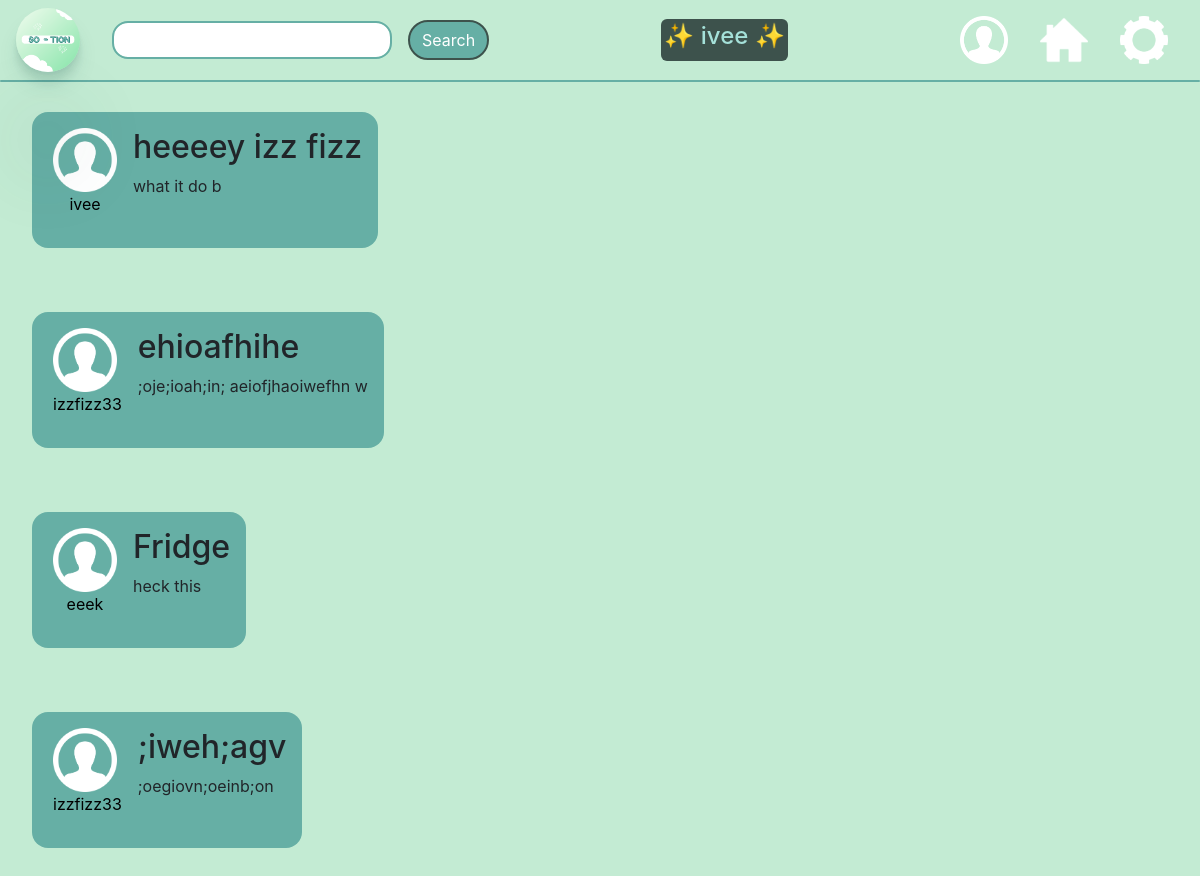
/homefeed (signed in), run on an earlier commit of the app's database.
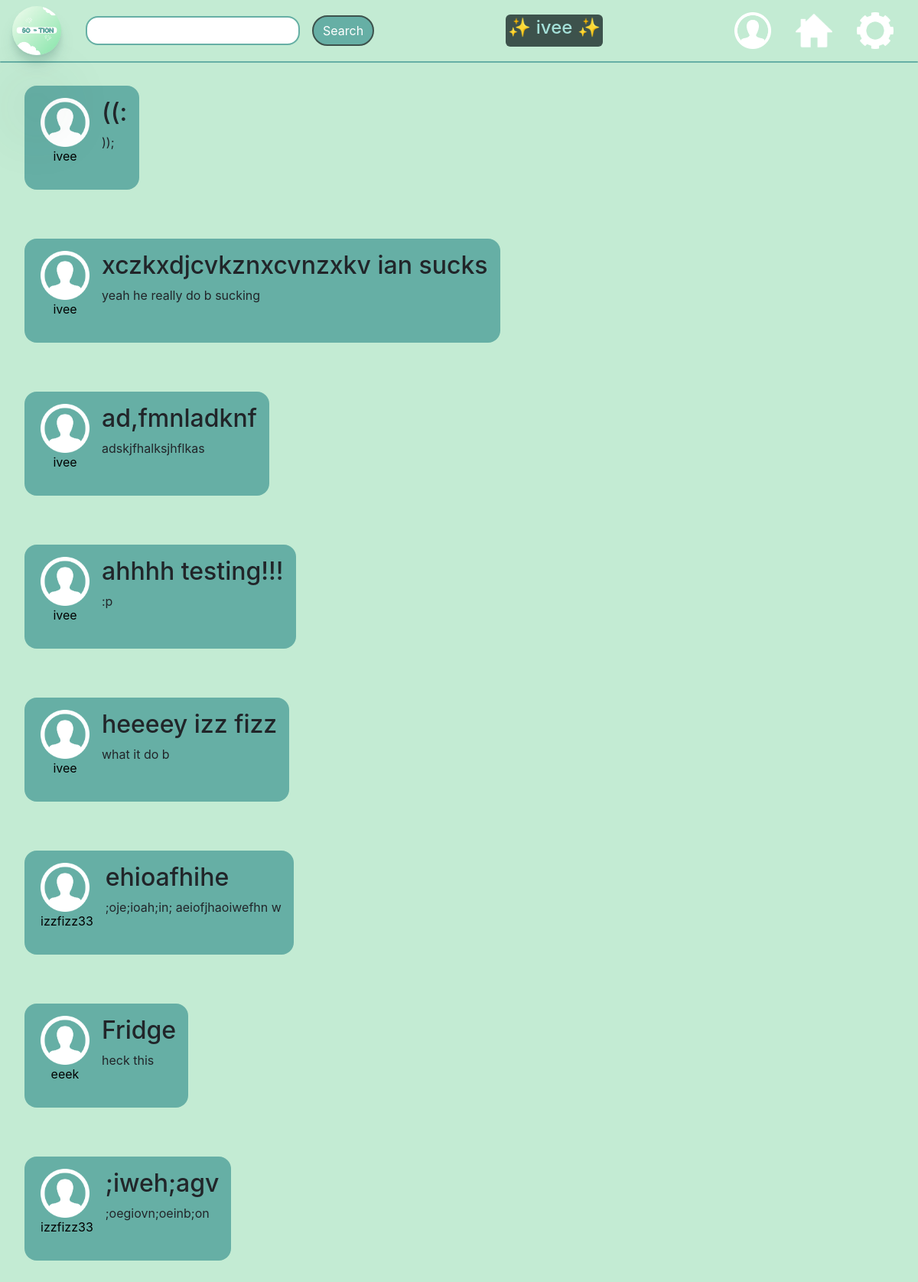
And on a later commit of the database.
### app.py (models this page shows, shortened)
class User(UserMixin, db.Model):
    id = db.Column(db.Integer, primary_key=True)
    email = db.Column(db.String(75), unique=True)
    username = db.Column(db.String(30), unique=True)
    password_hash = db.Column(db.String())
    is_authenticated = db.Column(db.Boolean, default=False)
    pfp_placement = db.Column(db.String(), default="center")
    bio_placement = db.Column(db.String(), default="center")
    post_placement = db.Column(db.String(), default="center")
    bio = db.Column(db.String(), default="BIO HERE")
    darkMode = db.Column(db.Boolean, default = True)

class Post(db.Model):
    id = db.Column(db.Integer, primary_key=True)
    user_id = db.Column(db.Integer, unique=False)
    post_title = db.Column(db.String(300), unique=False)
    post_content = db.Column(db.String(2800), unique=False)
    profile_pic = db.Column(db.Boolean, default=False)
    post_username = db.Column(db.String(30))

### app.py (the view, shortened to what this page needs)
@app.route('/homefeed', methods=['POST', "GET"])
@login_required
def homefeed():
    form1 = SearchForm()
    title="'s Homefeed"
    username = current_user.username
    postz = Post.query.all()
    tenposts = postz[-10:]
    return render_template("homefeed.html", title=(current_user.username + title), username=username, post1=reversed(tenposts), form1=form1 )

### app.py
class SearchForm(FlaskForm):
    searchword = StringField("searchword",validators=[InputRequired(), Length(min=4,max=15)])

### app.py (called while the page is built)
@login_manager.user_loader
def user_loader(user_id):
    return User.query.filter_by(id=user_id).first()

### templates/homefeed.html (shortened to what this page needs)
{% extends "base.html" %}
{% block content %}
<link rel="stylesheet" href="styles/homefeed.css">
  {% for post in post1 %}
  <div class="post">
    <div class="content">
      <a href="{{url_for('searchprofile', username=post.post_username)}}">
      <div class="pic-and-username">
        <img class="profile-icon" src="../images/profile-icon.png" alt="Profile picture">
        <p style="text-align: center;"class="username">{{ post.post_username }}</p>
      </div>
    </a>
      <div class="content-and-comments">
        <h2> {{ post.post_title }}</h2>
        <p> {{ post.post_content }}</p>
      </div>
    </div>
  </div>
{% endfor %}
{% endblock content %}

### templates/base.html (shortened to what this page needs)
<!doctype html>
<html lang="en">
<head>
    <link rel="stylesheet" href="https://stackpath.bootstrapcdn.com/bootstrap/4.3.1/css/bootstrap.min.css"
>
    <link rel="stylesheet" href="../styles/homefeed.css">
</head>
<body>
    <nav class="fixed-top">
        <div class="navbar fixed-top nav">
            <div id="logo-and-search">
                <img class="navbar-logo" src="../images/So-tion-logo-pic.png" href="#" alt="So-tion logo" />
                <form action="/search" method="POST">
                    {{ form1.searchword(class_="form-control") }}
                    <button type="submit" class="search-button btn btn-primary">Search</button>
                </form>
            </div>
            <div id='username-block'>
                <h4 id="username-text">&#x2728; {{username}} &#x2728;</h4>
            </div>
            <div id="right-navbar-images">
                <a href="{{ url_for('profile') }}">
                    <img class="profile-icon-navbar" src="../images/profile-icon.png" alt="profile icon button" /></a>
                <a href="{{ url_for('homefeed') }}">
                    <img class="home-navbar" src="../images/home.jpg" href="{{ url_for('homefeed') }}"
                        alt="Home button" /></a>
                <a href="{{ url_for('settings') }}">
                    <img class="gear-navbar" src="../images/gear.png" href="#" alt="Gear button" /></a>
            </div>
        </div>
        <div class="navbar-divider nav"></div>
    </nav>
    {% block content %}
    {% endblock %}
</body>
</html>

### static/styles/homefeed.css (style rules this page uses)
body { background-color: #c3ebd3; }
.navbar-logo { width: 4em; height: 4em; border-radius: 3em; border-width: 3em; box-shadow: 0 2.8px 2.2px rgba(24, 80, 72, 0.034), 0 6.7px 5.3px rgba(36, 110, 101, 0.048), 0 120.5px 179px rgba(33, 83, 77, 0.06), 0 12.3px 7.9px rgba(38, 83, 77, 0.072), 0 14.8px 20.4px rgba(25, 90, 81, 0.086), 0 100px 80px rgba(42, 90, 84, 0.12); }
.home-navbar, .gear-navbar, .profile-icon-navbar { width: 3em; height: 3em; position:relative; display: flex; justify-content: right; }
#logo-and-search { display: flex; justify-content: left; column-gap: 2em; }
#right-navbar-images { display: flex; justify-content: right; column-gap: 2em; margin-right: 1em; align-items: center; }
.navbar { display: flex; justify-content: space-between; position: fixed; }
.navbar-divider { height: 2px; background-color: #66afa5; margin-top: 5em; margin-bottom: 1em; border-radius: 5em; }
.post { display:flex; flex-direction: row; column-gap: 1em; border-width: 3em; padding: 2em; border-radius: 2px; border-color:black; }
.post:first-of-type { margin-top: 5em; }
.profile-icon { height:4em; width:4em; }
.fixed-top { position:fixed; background-color: #c3ebd3; }
.pic-and-username { display:flex; flex-direction: column; margin-right: 1em; margin-left: 5px; }
.content { display:flex; flex-direction: row; background-color: #66afa5; border-radius: 1em; padding: 1em; }
#username-block { background-color: #3D524c; padding: 3px; border-radius: 6px; color:#a5e1d9; }
.search-button { background-color: #66afa5; border:solid; border-width: 2px; border-color: #3D524c; border-radius: 35px; color:white; }
form { display: flex; align-items: center; column-gap: 1em; }
.form-control { border-radius: 1em; padding-left: 1em; border-color: #66afa5; border-width: 2px; }
a { text-decoration: none; color: black; }

What changed in the data, as far as the page shows it:
added Post: post_username "ivee", post_title "((:", post_content "));"
added Post: post_username "ivee", post_title "xczkxdjcvkznxcvnzxkv ian sucks", post_content "yeah he really do b sucking"
added Post: post_username "ivee", post_title "ad,fmnladknf", post_content "adskjfhalksjhflkas"
added Post: post_username "ivee", post_title "ahhhh testing!!!", post_content ":p"
